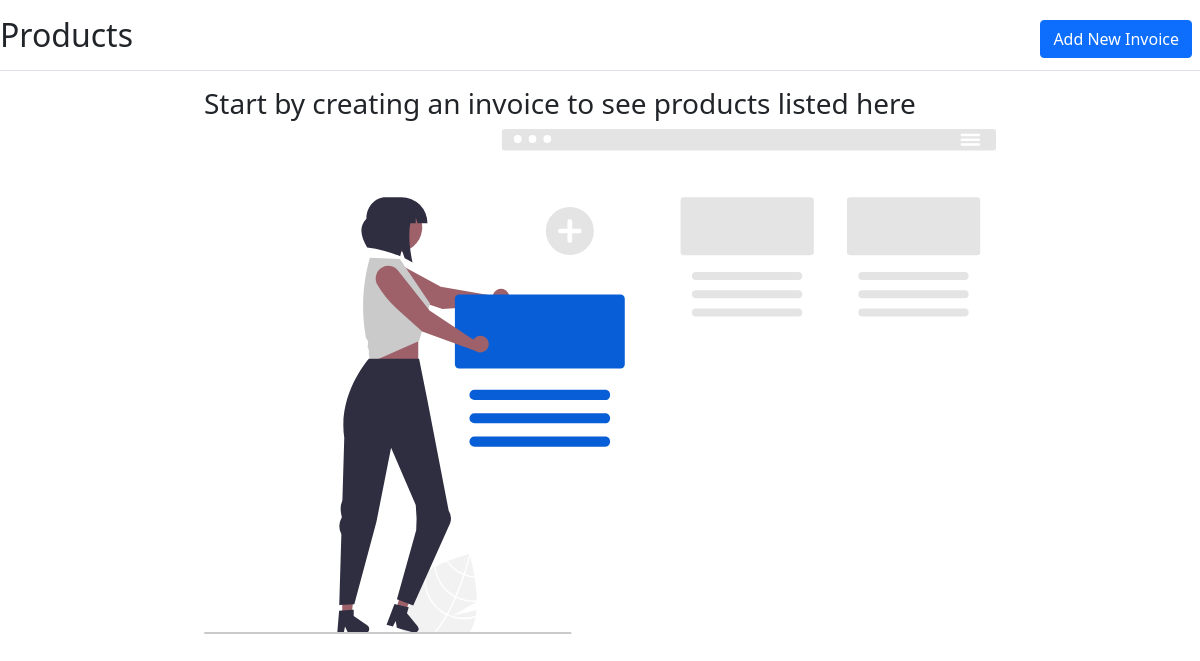
The app's page /invoice/products/, older data.
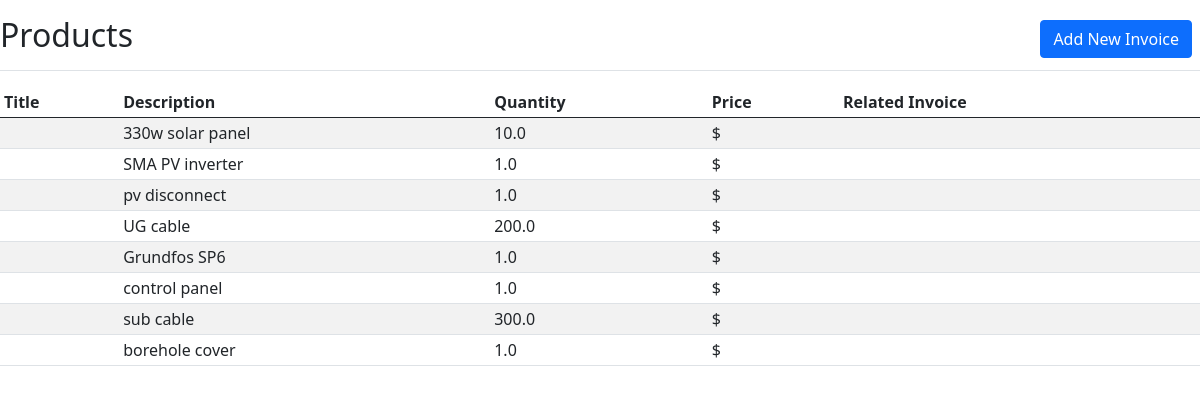
The same page, newer data.
### invoice/models.py (models this page shows, shortened)
class ProductsModel(models.Model):
    Currency = [
    ('$', 'USD'),
    ('Euro', 'Euro'),
    ]
    description = models.CharField(null=True, blank=True,max_length=250)
    quantity = models.FloatField(null=True, blank=True)
    unitPrice = models.FloatField(null=True, blank=True)
    totalAmount = models.FloatField(null=True, blank=True)
    currency = models.CharField(choices=Currency, default='$', max_length=100)
    invoice = models.ForeignKey(InvoicesModel, blank=True, null=True, on_delete=models.CASCADE)
    uniqueId = models.CharField(null=True, blank=True, max_length=100)
    slug = models.SlugField(max_length=500, unique=True, blank=True, null=True)
    dateCreated = models.DateTimeField(blank=True, null=True)
    lastUpdated = models.DateTimeField(blank=True, null=True)

### invoice/views.py (the view)
# urls.py: path('products/', views.products, name="products"),
def products(request):
    context = {}
    products = ProductsModel.objects.all()
    context['products'] = products
    return render(request, 'products.html', context)

### invoice/templates/products.html (shortened to what this page needs)
{% load static %}
{% load crispy_forms_tags %}
{% block css %}
<link href="{% static 'assets/css/bootstrap.min.css' %}" rel="stylesheet">
{% endblock %}
{% block main %}
  <div class="d-flex justify-content-between flex-wrap flex-md-nowrap align-items-center pt-3 pb-2 mb-3 border-bottom">
    <h1 class="h2">Products</h1>
    <div class="btn-toolbar mb-2 mb-md-0">
      <div class="btn-group me-2">
        <a href="{% url 'invoices' %}"><button type="button" class="btn btn-primary">Add New Invoice</button></a>
      </div>
    </div>
  </div>
  {% if products|length > 0 %}
  <div class="table-responsive">
    <table class="table table-striped table-sm">
      <thead>
        <tr>
          <th>Title</th>
          <th>Description</th>
          <th>Quantity</th>
          <th>Price</th>
          <th>Related Invoice</th>
        </tr>
      </thead>
      <tbody>
        {% for product in products %}
      <tr>
        <td>{{product.title}}</td>
        <td>{{product.description}}</td>
        <td>{{product.quantity}}</td>
        <td>{{product.currency}} {{product.price}}</td>
        <td></td>
      </tr>
        {% endfor %}
      </tbody>
    </table>
  </div>
  {% else %}
  <div class="row">
    <div class="col-lg-2">
    </div>
    <div class="col-lg-8">
      <h3>Start by creating an invoice to see products listed here</h3>
      <img class=img-fluid  src="{% static 'assets/img/empty.svg' %}" alt="Skolo Online Learning">
    </div>
  </div>
  {% endif %}
{% endblock %}

Row changes from the older to the newer data that the page shows:
added ProductsModel: description "330w solar panel", quantity "10.0", currency "$"
added ProductsModel: description "SMA PV inverter", quantity "1.0", currency "$"
added ProductsModel: description "pv disconnect", quantity "1.0", currency "$"
added ProductsModel: description "UG cable", quantity "200.0", currency "$"
added ProductsModel: description "Grundfos SP6", quantity "1.0", currency "$"
added ProductsModel: description "control panel", quantity "1.0", currency "$"
added ProductsModel: description "sub cable", quantity "300.0", currency "$"
added ProductsModel: description "borehole cover", quantity "1.0", currency "$"
Text that changed along with them:
text no longer shown: "Start by creating an invoice to see products listed here"
text now shown: "Title Description Quantity Price Related Invoice"
